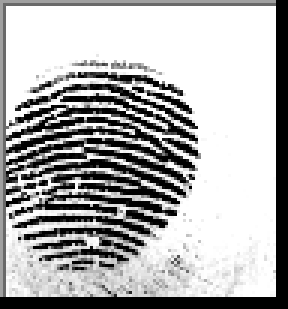
#> input picture static/9__M_Left_little_finger.BMP, 96 x 103 px, found by its file name (shown 3 times larger)
$ python 'blood detection by using fingerprint.py'
#> lines starting #> are read from the running program, lines starting #| are printed output that depends on the picture; after the words box and inside, x2 and y2 are one past the last pixel; in counts of white or black regions, pixels touching at a corner belong together
import cv2
import numpy as np

def preprocess_image(image_path):
    # Load the fingerprint image
    fingerprint = cv2.imread(image_path, 0)
#> fingerprint is the input picture: shape (103, 96); min 0, max 255, mean 175.5

    # Apply thresholding to convert it into binary image
    _, thresholded = cv2.threshold(fingerprint, 127, 255, cv2.THRESH_BINARY_INV)
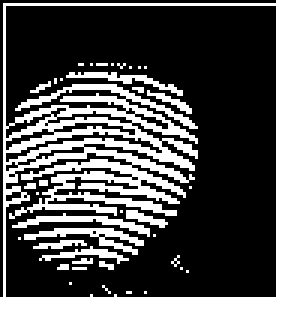
#> thresholded: shape (103, 96) (shown 3 times larger); 29.5% white; 38 white regions (30 under 20 px), largest, box (x1, y1, x2, y2) and area: (0, 0, 96, 103) 2366, (8, 76, 48, 85) 117, (4, 71, 50, 79) 99

    # Perform morphological operations to enhance fingerprint details
    kernel = np.ones((3, 3), np.uint8)
    processed_image = cv2.morphologyEx(thresholded, cv2.MORPH_CLOSE, kernel)
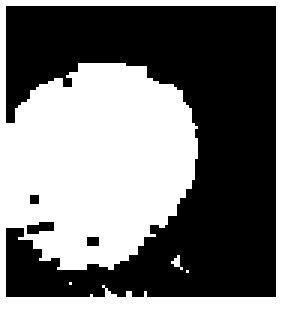
#> processed_image: shape (103, 96) (shown 3 times larger); 46.4% white; 4 white regions (3 under 20 px), largest, box (x1, y1, x2, y2) and area: (0, 0, 96, 103) 4577

    return processed_image

def extract_minutiae(image):
    # Use a fingerprint feature extraction algorithm (e.g., Minutiae-based) to detect minutiae points

    # Placeholder code for demonstration purposes
    minutiae = [
        {'x': 100, 'y': 150, 'type': 'ridge-ending'},
        {'x': 200, 'y': 300, 'type': 'bifurcation'},
        # Add more minutiae points as per your requirements
    ]

    return minutiae

def predict_blood_group(minutiae):
    # Placeholder code for demonstration purposes
    # Assign a random blood group based on the number of detected minutiae
    if len(minutiae) < 5:
        blood_group = 'A'
    elif len(minutiae) >= 5 and len(minutiae) < 10:
        blood_group = 'B'
    else:
        blood_group = 'O'

    return blood_group

# Main function
def main():
    # Provide the path to the fingerprint image
    fingerprint_image_path = "C:/Users/91939/Downloads/archive (5)/SOCOFing/Real/9__M_Left_little_finger.BMP"

    # Preprocess the image
    processed_image = preprocess_image(fingerprint_image_path)

    # Extract minutiae from the preprocessed image
    minutiae = extract_minutiae(processed_image)
#> minutiae = 2 items

    # Predict the blood group based on the extracted minutiae
    blood_group = predict_blood_group(minutiae)
#> blood_group = 'A'

    # Display the predicted blood group
    print("Predicted Blood Group:", blood_group)
#| Predicted Blood Group: A
    print(len(minutiae))
#| 2

if __name__ == '__main__':
    main()

$ run again, with static/94__M_Left_middle_finger.BMP copied over static/9__M_Left_little_finger.BMP
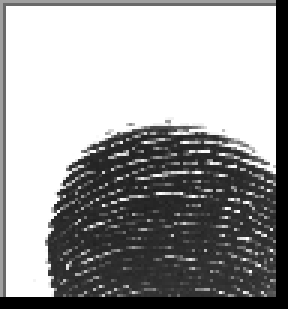
#> input picture static/94__M_Left_middle_finger.BMP, 96 x 103 px, found by its file name (shown 3 times larger)
#> in preprocess_image, fingerprint is the input picture: shape (103, 96); min 0, max 255, mean 156.4
#> in preprocess_image, `_, thresholded = cv2.threshold(fingerprint, 127, 255, cv2.THRESH_BINAR..`:
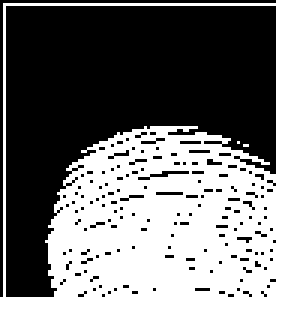
#> thresholded: shape (103, 96) (shown 3 times larger); 44.5% white; 3 white regions (2 under 20 px), largest, box (x1, y1, x2, y2) and area: (0, 0, 96, 103) 4394
#> in preprocess_image, `processed_image = cv2.morphologyEx(thresholded, cv2.MORPH_CLOSE, kernel)`:
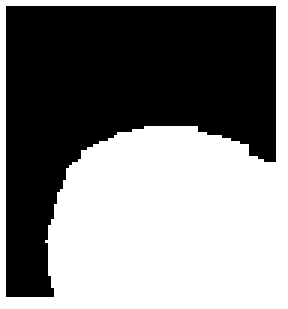
#> processed_image: shape (103, 96) (shown 3 times larger); 50.8% white; 1 black region, box (x1, y1, x2, y2) and area: (2, 2, 92, 99) 4868
#> minutiae = 2 items
#> blood_group = 'A'
#| Predicted Blood Group: A
#| 2

$ run again, with static/94__M_Left_ring_finger.BMP copied over static/9__M_Left_little_finger.BMP
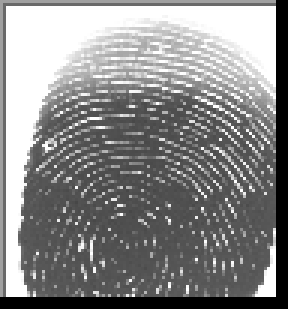
#> input picture static/94__M_Left_ring_finger.BMP, 96 x 103 px, found by its file name (shown 3 times larger)
#> in preprocess_image, fingerprint is the input picture: shape (103, 96); min 0, max 255, mean 136.7
#> in preprocess_image, `_, thresholded = cv2.threshold(fingerprint, 127, 255, cv2.THRESH_BINAR..`:
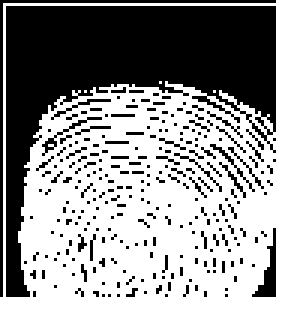
#> thresholded: shape (103, 96) (shown 3 times larger); 57% white; 255 black regions (249 under 20 px), largest, box (x1, y1, x2, y2) and area: (2, 2, 92, 99) 3244, (0, 0, 92, 99) 190, (84, 76, 92, 99) 71, (14, 39, 34, 52) 32, (70, 48, 85, 64) 24, (17, 33, 37, 40) 22
#> in preprocess_image, `processed_image = cv2.morphologyEx(thresholded, cv2.MORPH_CLOSE, kernel)`:
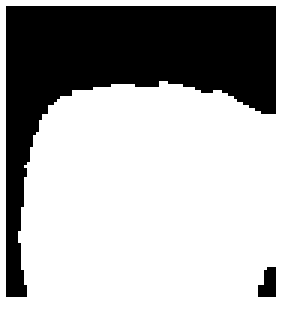
#> processed_image: shape (103, 96) (shown 3 times larger); 68.1% white; 2 black regions, box (x1, y1, x2, y2) and area: (2, 2, 92, 99) 3108, (86, 89, 92, 99) 47
#> minutiae = 2 items
#> blood_group = 'A'
#| Predicted Blood Group: A
#| 2

$ run again, with static/94__M_Left_thumb_finger.BMP copied over static/9__M_Left_little_finger.BMP
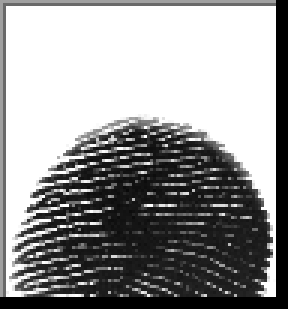
#> input picture static/94__M_Left_thumb_finger.BMP, 96 x 103 px, found by its file name (shown 3 times larger)
#> in preprocess_image, fingerprint is the input picture: shape (103, 96); min 0, max 255, mean 149.4
#> in preprocess_image, `_, thresholded = cv2.threshold(fingerprint, 127, 255, cv2.THRESH_BINAR..`:
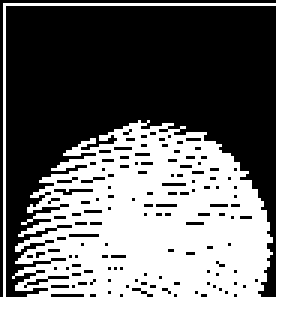
#> thresholded: shape (103, 96) (shown 3 times larger); 45.1% white; 1 white region, box (x1, y1, x2, y2) and area: (0, 0, 96, 103) 4461
#> in preprocess_image, `processed_image = cv2.morphologyEx(thresholded, cv2.MORPH_CLOSE, kernel)`:
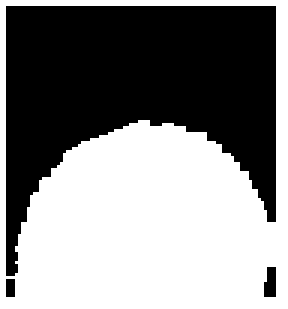
#> processed_image: shape (103, 96) (shown 3 times larger); 53.3% white; 3 black regions (1 under 20 px), largest, box (x1, y1, x2, y2) and area: (2, 2, 92, 92) 4565, (88, 89, 92, 99) 35
#> minutiae = 2 items
#> blood_group = 'A'
#| Predicted Blood Group: A
#| 2
